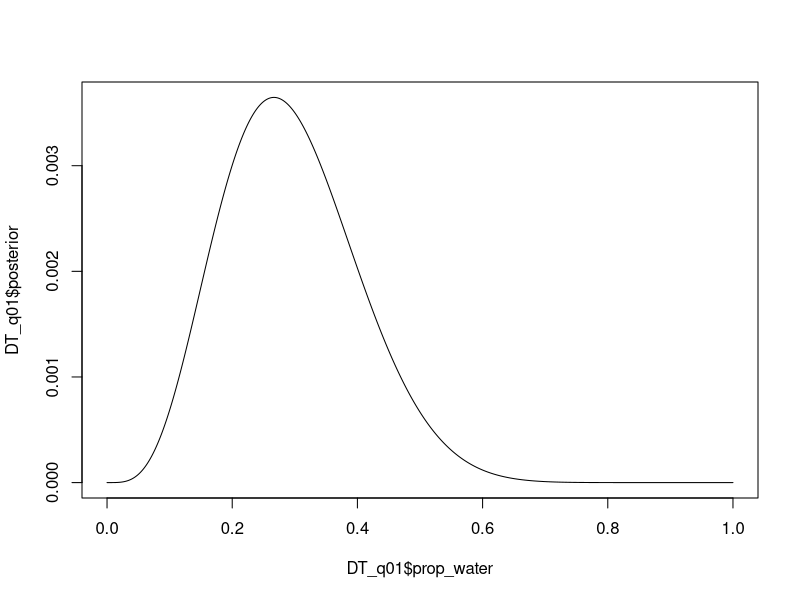

Generate this figure with R: (Note: this script raises an error after producing the figure.)
## ---- chunk 1
# Packages --------------------------------------------------------------------
library(data.table)


# Process ---------------------------------------------------------------------
# Size of grid for grid approximation
gridsize <- 1000

# Prior grid
prior_grid <- seq(0, 1, length.out = gridsize)

# Prior probability (all 1)
prior_prob <- rep(1, gridsize)

# Data probability, using binomial distribution
water <- 4
land <- 11
data_prob <- dbinom(water, water + land, prob = prior_grid)

# Wrap as DT
DT_q01 <- data.table(prop_water = prior_grid,
                 prior_water = prior_prob,
                 prob_water = data_prob)

# Calculate the posterior numerator by multiplying prior and data probability
DT_q01[, posterior_num := prior_water * prob_water]

# Standardize by sum of posterior numerator
DT_q01[, posterior := posterior_num / sum(posterior_num)]


# Plot -------------------------------------------------------------------------
plot(DT_q01$prop_water, DT_q01$posterior, type = 'l')
## ---- chunk 2
# Process ---------------------------------------------------------------------
# Size of grid for grid approximation
gridsize <- 1000

# Prior grid
prior_grid <- seq(0, 1, length.out = gridsize)

# Prior probability (all 1)
prior_prob <- c(rep(0, gridsize / 2), rep(1, gridsize / 2))

# Data probability
#  given 4, using binomial distribution
water <- 4
land <- 2
data_prob <- dbinom(water, water + land, prob = prior_grid)

# Wrap as DT
DT_q02 <- data.table(prop_water = prior_grid,
                 prior_water = prior_prob,
                 prob_water = data_prob)

# Calculate the posterior numerator by multiplying prior and data probability
DT_q02[, posterior_num := prior_water * prob_water]

# Standardize by sum of posterior numerator
DT_q02[, posterior := posterior_num / sum(posterior_num)]


# Plot -------------------------------------------------------------------------
plot(DT$prop_water, DT$posterior, type = 'l')
